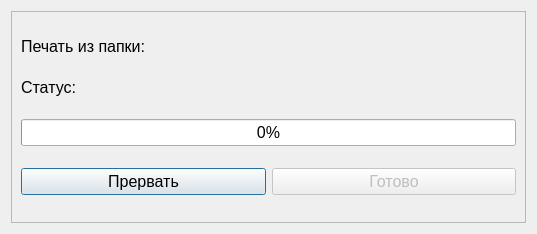
<?xml version="1.0" encoding="UTF-8"?>
<ui version="4.0">
 <class>Dialog</class>
 <widget class="QDialog" name="Dialog">
  <property name="geometry">
   <rect>
    <x>0</x>
    <y>0</y>
    <width>537</width>
    <height>234</height>
   </rect>
  </property>
  <property name="windowTitle">
   <string>Процесс печати</string>
  </property>
  <layout class="QGridLayout" name="gridLayout">
   <item row="0" column="0">
    <widget class="QFrame" name="frame_5">
     <property name="frameShape">
      <enum>QFrame::StyledPanel</enum>
     </property>
     <property name="frameShadow">
      <enum>QFrame::Raised</enum>
     </property>
     <layout class="QGridLayout" name="gridLayout_6">
      <item row="1" column="1">
       <widget class="QLabel" name="label_status">
        <property name="sizePolicy">
         <sizepolicy hsizetype="Preferred" vsizetype="Fixed">
          <horstretch>0</horstretch>
          <verstretch>0</verstretch>
         </sizepolicy>
        </property>
        <property name="font">
         <font>
          <pointsize>12</pointsize>
         </font>
        </property>
        <property name="text">
         <string/>
        </property>
       </widget>
      </item>
      <item row="2" column="0" colspan="2">
       <widget class="QProgressBar" name="progressBar">
        <property name="sizePolicy">
         <sizepolicy hsizetype="Expanding" vsizetype="Fixed">
          <horstretch>0</horstretch>
          <verstretch>0</verstretch>
         </sizepolicy>
        </property>
        <property name="font">
         <font>
          <pointsize>12</pointsize>
         </font>
        </property>
        <property name="value">
         <number>0</number>
        </property>
       </widget>
      </item>
      <item row="3" column="0">
       <widget class="QPushButton" name="pushButton_cancel">
        <property name="font">
         <font>
          <pointsize>12</pointsize>
         </font>
        </property>
        <property name="text">
         <string>Прервать</string>
        </property>
       </widget>
      </item>
      <item row="3" column="1">
       <widget class="QPushButton" name="pushButton_done">
        <property name="enabled">
         <bool>false</bool>
        </property>
        <property name="font">
         <font>
          <pointsize>12</pointsize>
         </font>
        </property>
        <property name="text">
         <string>Готово</string>
        </property>
       </widget>
      </item>
      <item row="1" column="0">
       <widget class="QLabel" name="label">
        <property name="sizePolicy">
         <sizepolicy hsizetype="Preferred" vsizetype="Fixed">
          <horstretch>0</horstretch>
          <verstretch>0</verstretch>
         </sizepolicy>
        </property>
        <property name="font">
         <font>
          <pointsize>12</pointsize>
         </font>
        </property>
        <property name="text">
         <string>Статус:</string>
        </property>
       </widget>
      </item>
      <item row="0" column="0">
       <widget class="QLabel" name="label_2">
        <property name="sizePolicy">
         <sizepolicy hsizetype="Preferred" vsizetype="Fixed">
          <horstretch>0</horstretch>
          <verstretch>0</verstretch>
         </sizepolicy>
        </property>
        <property name="font">
         <font>
          <pointsize>12</pointsize>
         </font>
        </property>
        <property name="text">
         <string>Печать из папки:</string>
        </property>
       </widget>
      </item>
      <item row="0" column="1">
       <widget class="QLabel" name="label_folder">
        <property name="font">
         <font>
          <pointsize>12</pointsize>
         </font>
        </property>
        <property name="text">
         <string/>
        </property>
       </widget>
      </item>
     </layout>
    </widget>
   </item>
  </layout>
 </widget>
 <resources/>
 <connections/>
</ui>
